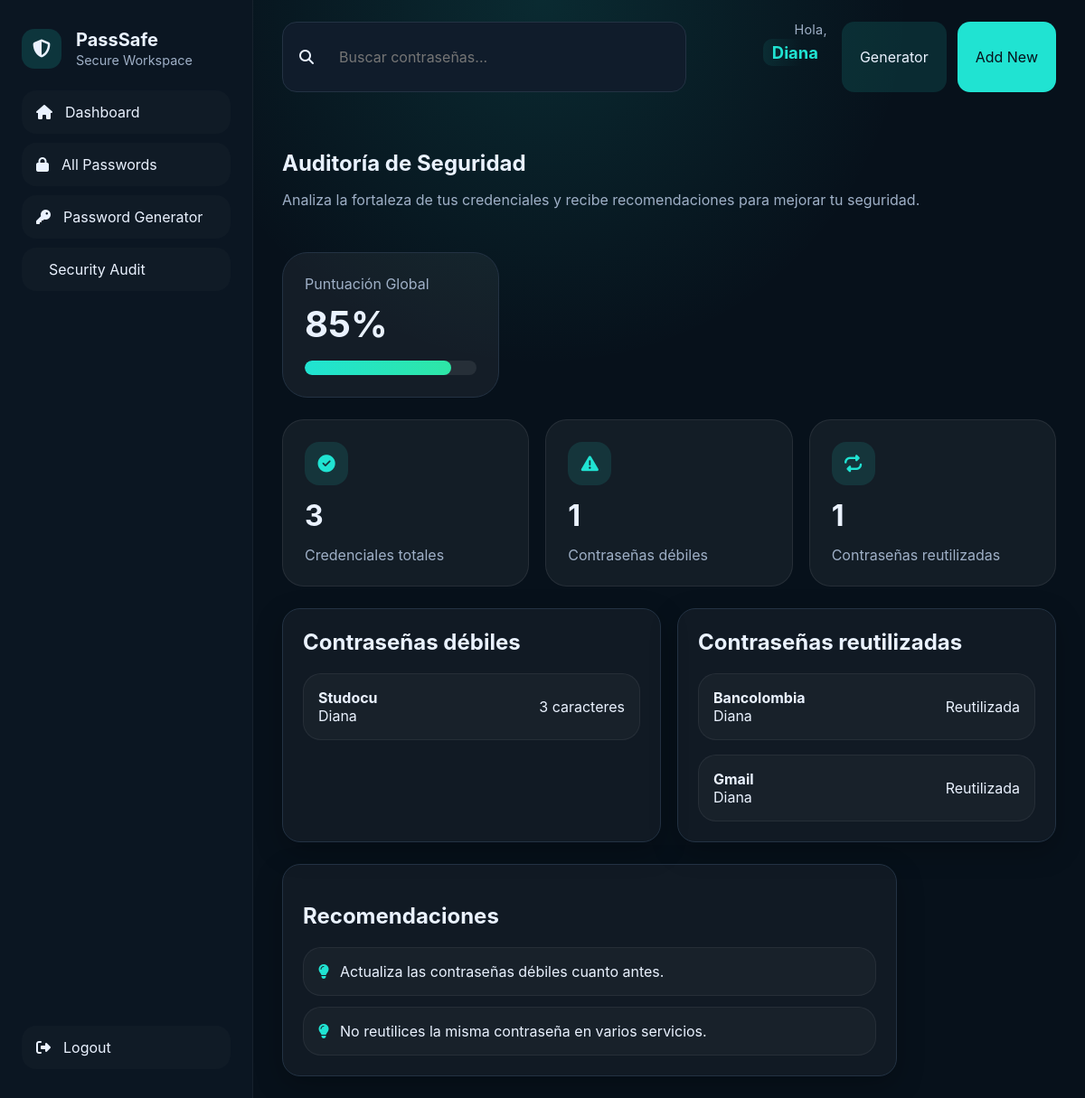
Page /audit/ (signed in) on the committed database.
### apps/accounts/models.py (models this page shows, shortened)
class PassSafeUser(AbstractUser):
    email = models.EmailField(unique=True)
    master_password_hint = models.CharField(
        max_length=255,
        blank=True,
        help_text='Hint for the master password',
    )

### apps/vault/models.py (models this page shows, shortened)
class Credential(models.Model):
    owner = models.ForeignKey(settings.AUTH_USER_MODEL, on_delete=models.CASCADE, related_name='credentials')
    service_name = models.CharField(max_length=120)
    category = models.CharField(max_length=32, choices=Category.choices, default=Category.OTHER)
    url = models.URLField(blank=True)
    username = models.CharField(max_length=150)
    password = models.CharField(max_length=255)
    notes = models.TextField(blank=True)
    favorite = models.BooleanField(default=False)
    created_at = models.DateTimeField(auto_now_add=True)
    updated_at = models.DateTimeField(auto_now=True)
    class Meta:
        ordering = ['-updated_at']

### apps/audit/views.py (the view)
# urls.py: path('', views.audit_dashboard_view, name='dashboard'),
@login_required
def audit_dashboard_view(request):
    credentials = request.user.credentials.all()
    result = SecurityAuditService.analyze(credentials)
    return render(request, 'audit/dashboard.html', result)

### apps/audit/templates/audit/dashboard.html (shortened to what this page needs)
{% extends 'base.html' %}
{% block content %}
<div class="audit-page">
  <div class="audit-header">
    <div>
      <h1>Auditoría de Seguridad</h1>
      <p class="subtitle">Analiza la fortaleza de tus credenciales y recibe recomendaciones para mejorar tu seguridad.</p>
    </div>
    <div class="score-card">
      <span class="score-label">Puntuación Global</span>
      <strong class="score-value">{{ score }}%</strong>
      <div class="score-meter">
        <div class="score-fill" style="width: {{ score }}%"></div>
      </div>
    </div>
  </div>
  <div class="audit-summary-grid">
    <article class="metric-card success">
      <div class="metric-icon"><i class="fa-solid fa-check-circle"></i></div>
      <h3>{{ total }}</h3>
      <p>Credenciales totales</p>
    </article>
    <article class="metric-card warning">
      <div class="metric-icon"><i class="fa-solid fa-exclamation-triangle"></i></div>
      <h3>{{ weak_count }}</h3>
      <p>Contraseñas débiles</p>
    </article>
    <article class="metric-card danger">
      <div class="metric-icon"><i class="fa-solid fa-repeat"></i></div>
      <h3>{{ reused_count }}</h3>
      <p>Contraseñas reutilizadas</p>
    </article>
  </div>
  <div class="audit-details-grid">
    <section class="audit-card audit-list-card">
      <h2>Contraseñas débiles</h2>
      {% if weak_list %}
      <ul class="audit-list">
        {% for credential in weak_list %}
        <li>
          <div>
            <strong>{{ credential.service_name }}</strong>
            <span>{{ credential.username }}</span>
          </div>
          <span>{{ credential.password|length }} caracteres</span>
        </li>
        {% endfor %}
      </ul>
      {% else %}
      <p class="empty-text">No se encontraron contraseñas débiles.</p>
      {% endif %}
    </section>
    <section class="audit-card audit-list-card">
      <h2>Contraseñas reutilizadas</h2>
      {% if reused_list %}
      <ul class="audit-list">
        {% for credential in reused_list %}
        <li>
          <div>
            <strong>{{ credential.service_name }}</strong>
            <span>{{ credential.username }}</span>
          </div>
          <span>Reutilizada</span>
        </li>
        {% endfor %}
      </ul>
      {% else %}
      <p class="empty-text">Ninguna contraseña parece reutilizada.</p>
      {% endif %}
    </section>
  </div>
  <section class="audit-card recommendations-card">
    <h2>Recomendaciones</h2>
    {% if recommendations %}
    <ul class="recommendations-list">
      {% for item in recommendations %}
      <li><i class="fa-solid fa-lightbulb"></i>{{ item }}</li>
      {% endfor %}
    </ul>
    {% else %}
    <p class="empty-text">Tu bóveda se ve segura por ahora. Mantén buenas prácticas.</p>
    {% endif %}
  </section>
</div>
{% endblock %}

### templates/base.html (shortened to what this page needs)
<!DOCTYPE html>
<html lang="es">
{% load static %}
<head>
  <link rel="stylesheet" href="https://cdnjs.cloudflare.com/ajax/libs/font-awesome/6.4.0/css/all.min.css" />
  <link rel="stylesheet" href="{% static 'css/base.css' %}">
</head>
<body>
  <div class="app-shell">
    {% if user.is_authenticated %}
    <aside class="sidebar">
      <div class="brand">
        <div class="brand-icon"><i class="fa-solid fa-shield-halved"></i></div>
        <div>
          <h1>PassSafe</h1>
          <span>Secure Workspace</span>
        </div>
      </div>
      <nav class="menu">
        <a href="{% url 'vault:dashboard' %}" class="menu-item"><i class="fa-solid fa-house"></i> Dashboard</a>
        <a href="{% url 'vault:dashboard' %}" class="menu-item"><i class="fa-solid fa-lock"></i> All Passwords</a>
        <a href="{% url 'generator:generate' %}" class="menu-item"><i class="fa-solid fa-key"></i> Password Generator</a>
        <a href="{% url 'audit:dashboard' %}" class="menu-item"> Security Audit</a>
      </nav>
      <div class="sidebar-footer">
        <a href="{% url 'accounts:logout' %}" class="menu-item"><i class="fa-solid fa-right-from-bracket"></i> Logout</a>
      </div>
    </aside>
    {% endif %}
    <main class="main-content">
      {% if user.is_authenticated %}
      <header class="topbar">
        <form class="search-bar" action="{% url 'vault:dashboard' %}" method="get">
          <i class="fa-solid fa-magnifying-glass"></i>
          <input type="search" name="q" placeholder="Buscar contraseñas..." value="{{ request.GET.q|default_if_none:'' }}">
        </form>
        <div class="user-welcome">
          <div class="user-greeting">Hola,</div>
          <div class="user-name">{{ request.user.username }}</div>
        </div>
        <div class="top-actions">
          <a href="{% url 'generator:generate' %}" class="button secondary">Generator</a>
          <a href="{% url 'vault:add_credential' %}" class="button primary">Add New</a>
        </div>
      </header>
      {% endif %}
      <section class="page-content">
        {% block content %}{% endblock %}
      </section>
    </main>
  </div>
</body>
</html>

### rows in the picture
PassSafeUser: user.username "Diana"
Credential: service_name "Studocu", username "Diana", password|length "3"
Credential: service_name "Bancolombia", username "Diana"
Credential: service_name "Gmail", username "Diana"

### other values in the picture
{{ score }} "85"
{{ total }} "3"
{{ weak_count }} "1"
{{ reused_count }} "1"
{{ item }} "Actualiza las contraseñas débiles cuanto antes." "No reutilices la misma contraseña en varios servicios."
